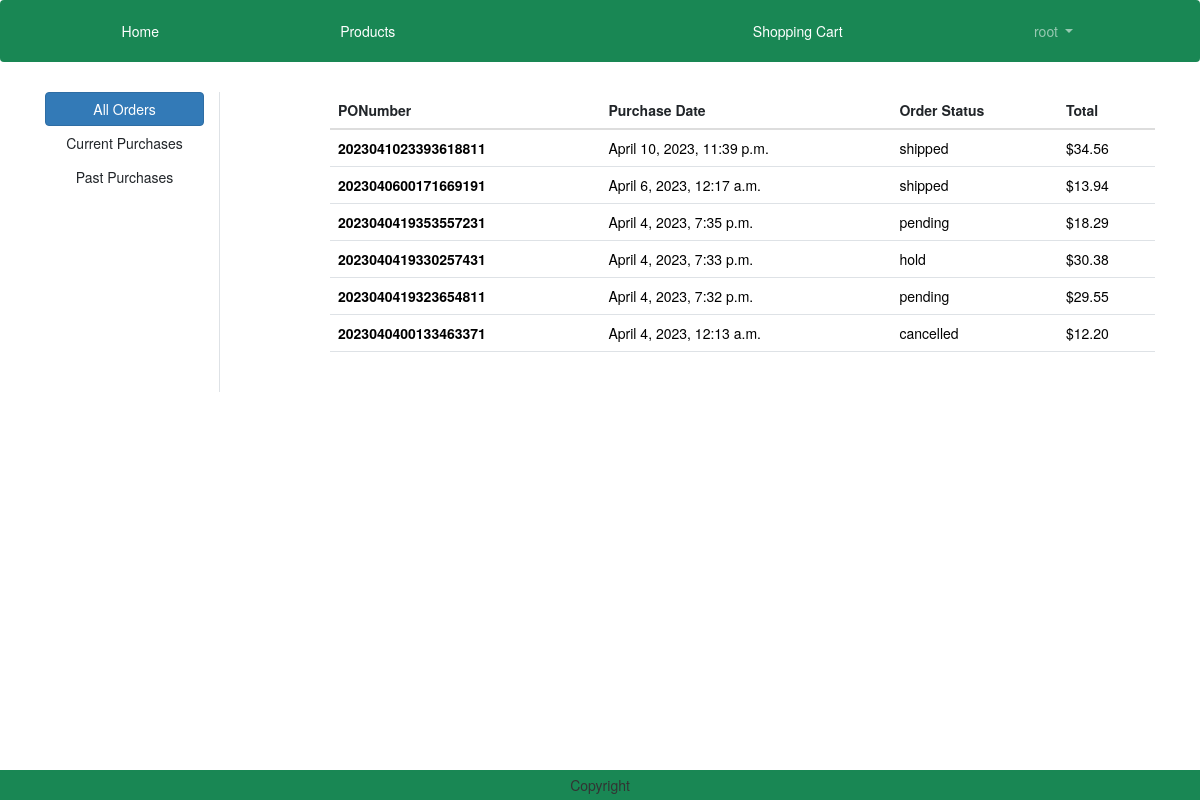
The page /orders/ (signed in) on the database as committed earlier.
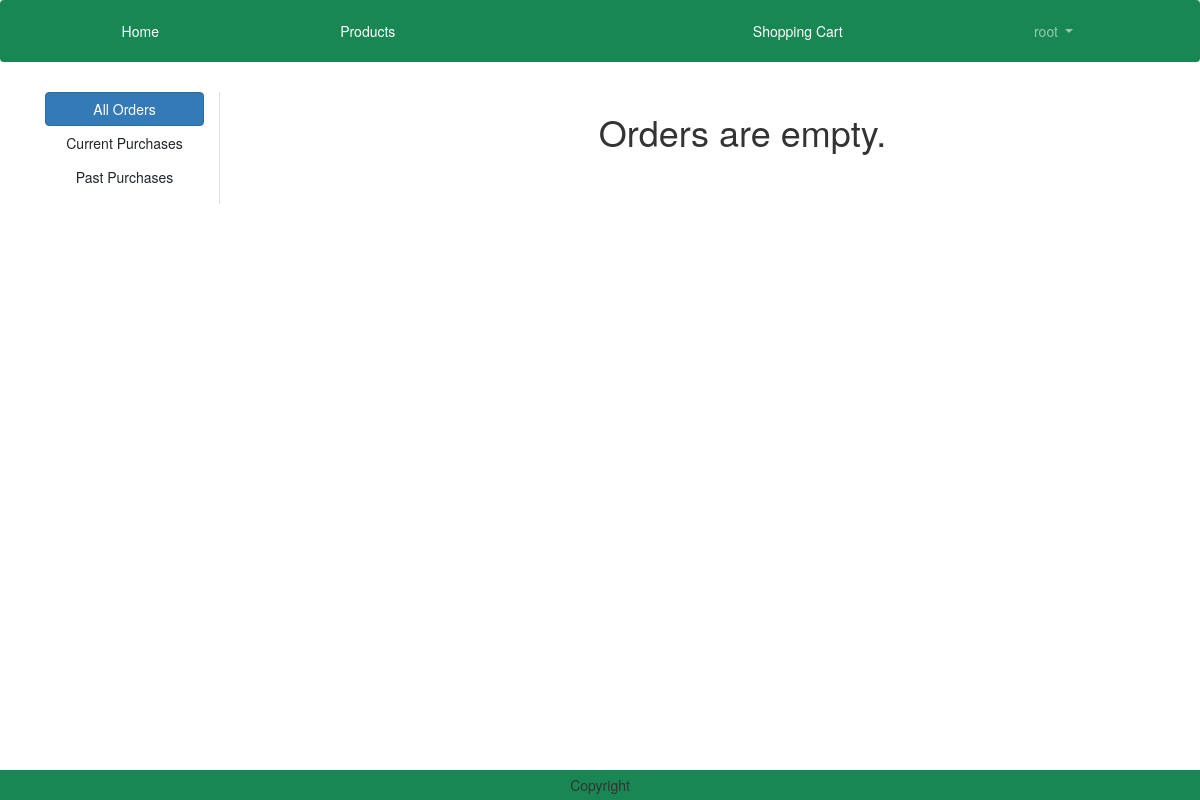
The same page on the database as committed later.
### order/models.py (models this page shows)
class Order(models.Model):
    PONumber = models.CharField(max_length=30, primary_key=True)
    purchaseDate = models.DateTimeField(default=datetime.now)
    status = models.CharField(default=ORDER_STATUS_CHOICES[0][0], choices=ORDER_STATUS_CHOICES, max_length=20)
    user = models.ForeignKey(User,on_delete=models.CASCADE)
    shipmentDate = models.DateTimeField(null=True)
    cancelDate = models.DateTimeField(null=True)
    vendor = models.ForeignKey('vendors.Vendor',on_delete=models.CASCADE, default=4)
    customer = models.ForeignKey('customers.Customer',on_delete=models.CASCADE)

### order/views.py (the view)
# urls.py: path('orders/', views.OrdersView.as_view(), name="orders"),
class OrdersView(View):
    def get(self, request):
        user = request.user
        filter = request.GET.get('filter')
        if filter == 'current':
            orders = Order.objects.filter(Q(user=user) & (Q(status="pending") | Q(status="hold"))).order_by('-purchaseDate')
        elif filter == 'past':
            orders = Order.objects.filter(Q(user=user) & (Q(status="shipped") | Q(status="cancelled"))).order_by('-purchaseDate')
        elif filter == 'pending':
            orders = Order.objects.filter(status="pending").order_by('-purchaseDate')
        elif filter == 'hold':
            orders = Order.objects.filter(status="hold").order_by('-purchaseDate')
        elif filter == 'pastOrders':
            orders = Order.objects.filter(Q(status="shipped") | Q(status="cancelled")).order_by('-purchaseDate')
        elif filter == 'allVendor':
            orders = Order.objects.all().order_by('-purchaseDate')
        else:
            filter == 'all'
            orders = Order.objects.filter(user=user).order_by('-purchaseDate')
        total = []
        for o in orders:
            PONumber = o.PONumber
            order = Order.objects.get(PONumber=PONumber)
            orderitems = OrderItem.objects.filter(order=order)
            sum = 0
            for oi in orderitems:
                sum = sum + oi.price
            total.append(sum)
        orderZip = zip(orders,total)
        context = {
           'orderZip': orderZip,
           'orders': orders,
           'filter': filter,
        }
        return render(request, 'orders.html', context)

### templates/orders.html (shortened to what this page needs)
{% extends 'base.html' %}
{% load static %}
{% block main-content %}
<div class="container my-5">
    <div class="row">
        <div class="col-sm-2 border-end">
            <ul class="list-unstyled">
                {% for group in request.user.groups.all %}
                    {% if group.name == 'Customer' %}
                        <li class="d-grid"><a href="{% url 'order:orders' %}?filter=all" class="btn btn-primary" {% if filter == 'all' %}class="active"{% endif %}>All Orders</a></li>
                        <li class="d-grid"><a href="{% url 'order:orders' %}?filter=current" class="btn" {% if filter == 'current' %}class="active"{% endif %}>Current Purchases</a></li>
                        <li class="d-grid"><a href="{% url 'order:orders' %}?filter=past" class="btn" {% if filter == 'past' %}class="active"{% endif %}>Past Purchases</a></li>
                    {% endif %}
                {% endfor %}
            </ul>
        </div>
        <div class="col-sm-9 offset-sm-1">
            {% if orders %}
                <div class="acss">
                    <table class="table">
                        <thead>
                            <tr>
                            <th scope="col">PONumber</th>
                            <th scope="col">Purchase Date</th>
                            <th scope="col">Order Status</th>
                            <th scope="col">Total</th>
                            </tr>
                        </thead>
                        <tbody>
                            {% for order,total in orderZip %}
                            <tr>
                                <th scope="row"><a href="{% url 'order:order_detail' order.PONumber  %}" style="text-decoration:none; color:black">{{order.PONumber}}</a></th>
                                <td><a href="{% url 'order:order_detail' order.PONumber  %}" style="text-decoration:none; color:black">{{order.purchaseDate}}</a></td>
                                <td><a href="{% url 'order:order_detail' order.PONumber  %}" style="text-decoration:none; color:black">{{order.status}}</a></td>
                                <td><a href="{% url 'order:order_detail' order.PONumber  %}" style="text-decoration:none; color:black">${{total}}</a></td>
                            </tr>
                            {% endfor %}
                        </tbody>
                    </table>
                        <br>
                </div>
            {% else %}
                <h1 class="text-center mb-5">Orders are empty.</h1>
            {% endif %}
        </div>
    </div>
</div>
{% endblock main-content %}

### templates/base.html (shortened to what this page needs)
<!DOCTYPE html>
{% load static %}
<html lang="en">
<head>
    <link href="https://cdn.jsdelivr.net/npm/bootstrap@5.3.0-alpha1/dist/css/bootstrap.min.css" rel="stylesheet">
    <link href="https://cdn.bootcss.com/bootstrap/3.3.7/css/bootstrap.min.css" rel="stylesheet">
    <link rel="stylesheet" href="{% static 'css/owl.carousel.min.css' %}">
    <link rel="stylesheet" href="{% static 'css/all.min.css' %}">
    <link rel="stylesheet" href="{% static 'css/style.css' %}">
    <link rel="stylesheet" href="https://cdnjs.cloudflare.com/ajax/libs/bootstrap-datetimepicker/4.17.47/css/bootstrap-datetimepicker.css">
</head>
<body>
    <nav class="navbar navbar-expand-lg navbar-dark bg-success nav-fill">
        <div class="container-fluid">
          <div class="collapse navbar-collapse" id="navbarSupportedContent">
            <ul class="navbar-nav me-auto mb-2 mb-lg-0" style="width:100%; text-align:center">
              <li class="nav-item" style="display:inline-block">
                <a class="nav-link active" aria-current="page" href="{% url 'products:home' %}">Home</a>
              </li>
              <li class="nav-item" style="display:inline-block">
                <a class="nav-link text-white" href="{% url 'products:products' %}">Products</a>
              </li>
            <li class="nav-item" style="display:inline-block">
            </li>
              {% if user.is_authenticated %}
                  {% for group in request.user.groups.all %}
                    {% if group.name == 'Vendor' %}
                      <li class="nav-item dropdown mx-2" style="display:inline-block">
                        <a class="nav-link dropdown-toggle" href="#" role="button" data-bs-toggle="dropdown" aria-expanded="false">
                          {{ user.username }}
                        </a>
                        <ul class="dropdown-menu" >
                          <li><a class="dropdown-item" href="{% url 'order:orders' %}?filter=allVendor">Orders</a></li>
                          <li><a class="dropdown-item" href="{% url 'logout' %}">Logout</a></li>
                        </ul>
                      </li>
                      <li class="nav-item mx-2" style="display:inline-block">
                        <a class="nav-link text-white" href="{% url 'products:productsAdd' %}">Add A New Product</a>
                      </li>
                    {% elif group.name == 'Customer' %}
                      <li class="nav-item mx-2" style="display:inline-block">
                          <a class="nav-link text-white" href="{% url 'shoppingcart' %}">Shopping Cart</a>
                      </li>
                      <li class="nav-item dropdown mx-2" style="display:inline-block">
                          <a class="nav-link dropdown-toggle" href="#" role="button" data-bs-toggle="dropdown" aria-expanded="false">
                            {{ user.username }}
                          </a>
                      </li>
                    {% endif %}
                  {% endfor %}
              {% endif %}
              </ul>
          </div>
        </div>
      </nav>
      {% block main-content %}{% endblock main-content %}
      <div>
        <div style="height:60px"></div>
        <footer class="container-fluid fixed-bottom bg-success text-center p-2 mt-5">
            Copyright
        </footer>
      </div>
</body>
</html>

Rows that differ between the two databases and show on the page:
removed Order: PONumber "2023041023393618811", purchaseDate "April 10, 2023, 11:39 p.m.", status "shipped", total "34.56"
removed Order: PONumber "2023040600171669191", purchaseDate "April 6, 2023, 12:17 a.m.", status "shipped", total "13.94"
removed Order: PONumber "2023040419353557231", purchaseDate "April 4, 2023, 7:35 p.m.", status "pending", total "18.29"
removed Order: PONumber "2023040419330257431", purchaseDate "April 4, 2023, 7:33 p.m.", status "hold", total "30.38"
removed Order: PONumber "2023040419323654811", purchaseDate "April 4, 2023, 7:32 p.m.", status "pending", total "29.55"
removed Order: PONumber "2023040400133463371", purchaseDate "April 4, 2023, 12:13 a.m.", status "cancelled", total "12.20"
Other text that changed with them:
text no longer shown: "PONumber Purchase Date Order Status Total"
text now shown: "Orders are empty."
